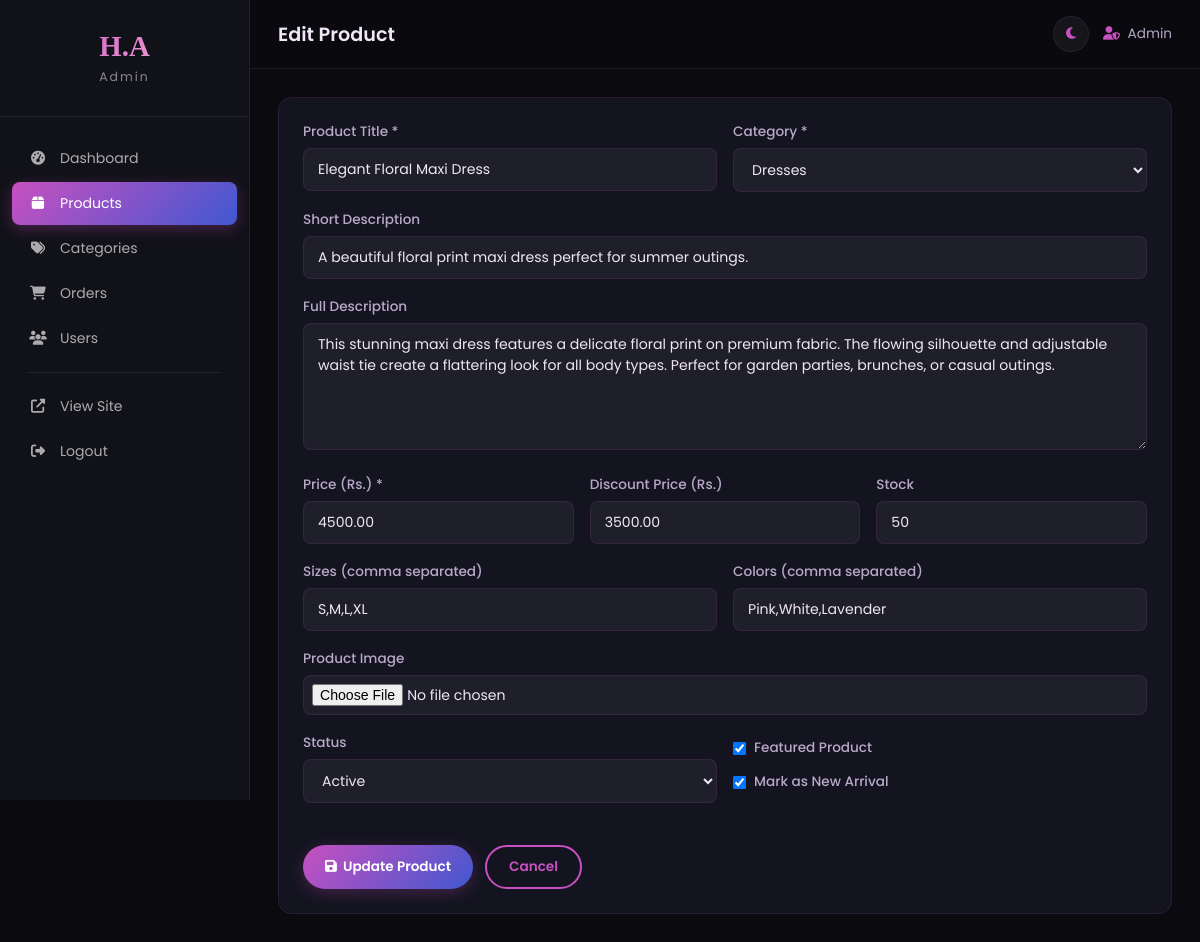
/admin/product-form.php?id=1 (signed in), run on the app's committed database.
### tables this page shows
CREATE TABLE IF NOT EXISTS products (
    id INT AUTO_INCREMENT PRIMARY KEY,
    category_id INT NOT NULL,
    title VARCHAR(255) NOT NULL,
    slug VARCHAR(280) NOT NULL UNIQUE,
    short_description VARCHAR(500) DEFAULT NULL,
    description TEXT DEFAULT NULL,
    price DECIMAL(10,2) NOT NULL,
    discount_price DECIMAL(10,2) DEFAULT NULL,
    sizes VARCHAR(255) DEFAULT NULL,
    colors VARCHAR(255) DEFAULT NULL,
    stock INT DEFAULT 0,
    image VARCHAR(255) DEFAULT NULL,
    images TEXT DEFAULT NULL,
    featured TINYINT(1) DEFAULT 0,
    is_new TINYINT(1) DEFAULT 0,
    status ENUM('active','inactive') DEFAULT 'active',
    created_at TIMESTAMP DEFAULT CURRENT_TIMESTAMP,
    updated_at TIMESTAMP DEFAULT CURRENT_TIMESTAMP ON UPDATE CURRENT_TIMESTAMP,
    FOREIGN KEY (category_id) REFERENCES categories(id) ON DELETE CASCADE
);

CREATE TABLE IF NOT EXISTS categories (
    id INT AUTO_INCREMENT PRIMARY KEY,
    name VARCHAR(100) NOT NULL,
    slug VARCHAR(120) NOT NULL UNIQUE,
    description TEXT DEFAULT NULL,
    image VARCHAR(255) DEFAULT NULL,
    parent_id INT DEFAULT NULL,
    sort_order INT DEFAULT 0,
    created_at TIMESTAMP DEFAULT CURRENT_TIMESTAMP,
    FOREIGN KEY (parent_id) REFERENCES categories(id) ON DELETE SET NULL
);

### includes/config.php (called while the page is built, shortened)
<?php
function sanitize($data) {
    return htmlspecialchars(trim($data), ENT_QUOTES, 'UTF-8');
}
function getCategories($pdo) {
    $stmt = $pdo->query("SELECT * FROM categories ORDER BY sort_order ASC");
    return $stmt->fetchAll();
}

### admin/product-form.php (the view, shortened to what this page needs)
<?php
require_once '../includes/config.php';
$id = intval($_GET['id'] ?? 0);
$isEdit = $id > 0;
$product = null;
if ($isEdit) {
    $stmt = $pdo->prepare("SELECT * FROM products WHERE id = ?");
    $stmt->execute([$id]);
    $product = $stmt->fetch();
}
$categories = getCategories($pdo);
require_once 'includes/admin-header.php';
?>
<div class="admin-card">
    <form method="POST" enctype="multipart/form-data" class="admin-form">
        <div class="form-row">
            <div class="form-group">
                <label>Product Title *</label>
                <input type="text" name="title" value="<?= sanitize($product['title'] ?? $_POST['title'] ?? '') ?>" required>
            </div>
            <div class="form-group">
                <label>Category *</label>
                <select name="category_id" required>
                    <?php foreach ($categories as $cat): ?>
                        <option value="<?= $cat['id'] ?>" <?= ($product['category_id'] ?? '') == $cat['id'] ? 'selected' : '' ?>><?= sanitize($cat['name']) ?></option>
                    <?php endforeach; ?>
                </select>
            </div>
        </div>
        <div class="form-group">
            <label>Short Description</label>
            <input type="text" name="short_description" value="<?= sanitize($product['short_description'] ?? '') ?>" maxlength="500">
        </div>
        <div class="form-group">
            <label>Full Description</label>
            <textarea name="description" rows="5"><?= sanitize($product['description'] ?? '') ?></textarea>
        </div>
        <div class="form-row">
            <div class="form-group">
                <label>Price (Rs.) *</label>
                <input type="number" name="price" step="0.01" min="0" value="<?= $product['price'] ?? '' ?>" required>
            </div>
            <div class="form-group">
                <label>Discount Price (Rs.)</label>
                <input type="number" name="discount_price" step="0.01" min="0" value="<?= $product['discount_price'] ?? '' ?>">
            </div>
            <div class="form-group">
                <label>Stock</label>
                <input type="number" name="stock" min="0" value="<?= $product['stock'] ?? 0 ?>">
            </div>
        </div>
        <div class="form-row">
            <div class="form-group">
                <label>Sizes (comma separated)</label>
                <input type="text" name="sizes" value="<?= sanitize($product['sizes'] ?? '') ?>" placeholder="S,M,L,XL">
            </div>
            <div class="form-group">
                <label>Colors (comma separated)</label>
                <input type="text" name="colors" value="<?= sanitize($product['colors'] ?? '') ?>" placeholder="Black,White,Pink">
            </div>
        </div>
        <div class="form-group">
            <label>Product Image</label>
            <input type="file" name="image" accept="image/*" class="file-input">
        </div>
        <div class="form-row">
            <div class="form-group">
                <label>Status</label>
                <select name="status">
                    <option value="active" <?= ($product['status'] ?? 'active') === 'active' ? 'selected' : '' ?>>Active</option>
                </select>
            </div>
            <div class="form-group checkbox-group">
                <label><input type="checkbox" name="featured" <?= ($product['featured'] ?? 0) ? 'checked' : '' ?>> Featured Product</label>
                <label><input type="checkbox" name="is_new" <?= ($product['is_new'] ?? 0) ? 'checked' : '' ?>> Mark as New Arrival</label>
            </div>
        </div>
        <div class="form-actions">
            <button type="submit" class="btn btn-primary"><i class="fas fa-save"></i> <?= $isEdit ? 'Update' : 'Add' ?> Product</button>
            <a href="<?= SITE_URL ?>/admin/products.php" class="btn btn-outline">Cancel</a>
        </div>
    </form>
</div>
<?php require_once 'includes/admin-footer.php'; ?>

### assets/css/admin.css (style rules this page uses)
:root { --font-body: 'Poppins', sans-serif; --radius: 14px; --radius-sm: 8px; --transition: all 0.3s ease; }
[data-theme="dark"] { --bg-body: #0a0a0f; --bg-sidebar: #111118; --bg-card: rgba(22,22,35,0.9); --bg-header: rgba(10,10,15,0.95); --bg-input: rgba(255,255,255,0.05); --text-primary: #f0e6f6; --text-secondary: #b8a9c9; --text-muted: #7a6b8a; --accent: #c850c0; --accent-gradient: linear-gradient(135deg, #c850c0, #4158d0); --border: rgba(200,80,192,0.12); --border-light: rgba(255,255,255,0.06); --success: #43e97b; --error: #f5576c; --warning: #ffc107; }
*, *::before, *::after { box-sizing: border-box; margin: 0; padding: 0; }
body { font-family: var(--font-body); background: var(--bg-body); color: var(--text-primary); }
.admin-body { display: flex; min-height: 100vh; transition: background 0.3s, color 0.3s; }
.admin-card { background: var(--bg-card); border: 1px solid var(--border); border-radius: var(--radius); padding: 24px; margin-bottom: 20px; }
.btn { display: inline-flex; align-items: center; justify-content: center; gap: 6px; padding: 10px 22px; border-radius: 50px; font-size: 0.85rem; font-weight: 600; cursor: pointer; transition: var(--transition); border: none; font-family: var(--font-body); text-decoration: none; }
.btn-primary { background: var(--accent-gradient); color: white; box-shadow: 0 4px 15px rgba(200,80,192,0.25); }
.btn-outline { background: transparent; border: 2px solid var(--accent); color: var(--accent); }
.admin-form .form-group { margin-bottom: 18px; }
.admin-form label { display: block; font-size: 0.85rem; font-weight: 500; margin-bottom: 6px; color: var(--text-secondary); }
.admin-form input, .admin-form select, .admin-form textarea { width: 100%; padding: 10px 14px; background: var(--bg-input); border: 1px solid var(--border); border-radius: var(--radius-sm); color: var(--text-primary); font-family: var(--font-body); font-size: 0.88rem; transition: var(--transition); outline: none; }
.admin-form textarea { resize: vertical; }
.admin-form .form-row { display: grid; grid-template-columns: repeat(auto-fit, minmax(200px, 1fr)); gap: 16px; }
.form-actions { display: flex; gap: 12px; margin-top: 24px; }
.file-input { padding: 8px !important; }
.checkbox-group { display: flex; flex-direction: column; gap: 8px; justify-content: center; }
.checkbox-group label { display: flex; align-items: center; gap: 8px; cursor: pointer; }
.checkbox-group input[type="checkbox"] { width: auto; }

### data on the page
products: title "Elegant Floral Maxi Dress", category_id "Dresses", short_description "A beautiful floral print maxi dress perfect for summer outings.", description "This stunning maxi dress features a delicate floral print on premium fabric. The flowing silhouette and adjustable waist tie create a flattering look for all body types. Perfect for garden parties, brunches, or casual outings.", price "4500.00", discount_price "3500.00", stock "50", sizes "S,M,L,XL", colors "Pink,White,Lavender", status "Active", featured "☑", is_new "☑"

### other printed values
$pageTitle "Edit Product"
$_SESSION['user_name'] "Admin"
